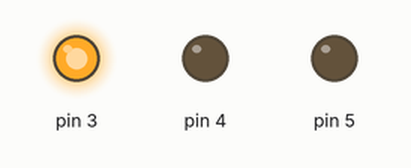
Bench run of a sketch on a simulated Arduino Uno, built with avr-gcc and run on an emulated ATmega328P. Parts: output pins drawn as LEDs (lit = HIGH).

Above: at 0.1 s.
At 1.7 s:
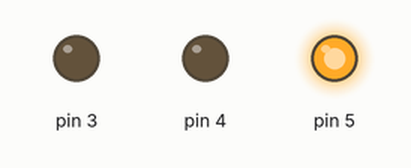
At 2.7 s:
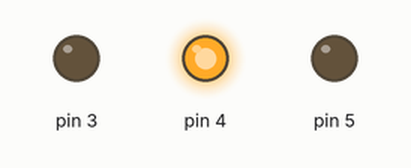
Timing chart, 0 to 3.0 s (numbered marks = the images above):
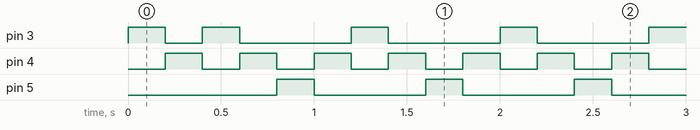

Measured:
- by itself, pin 3: goes HIGH 0.20 s, LOW 0.20 s, 161 × (HIGH 0.20 s, LOW 0.60 s), HIGH 0.20 s, then LOW
- by itself, pin 4: alternates HIGH for 0.20 s and LOW for 0.20 s
- by itself, pin 5: alternates HIGH for 0.20 s and LOW for 0.60 s

The sketch:

step1_leds_no_inner_loops.ino
```cpp
#define LED0 3
#define LED1 4
#define LED2 5

unsigned char leds[3];

void setup() {
  leds[0] = LED0;
  leds[1] = LED1;
  leds[2] = LED2;

  for (int i = 0; i < 3; i++){
    pinMode(leds[i], OUTPUT);
  }
}

int currentLedOn = 0;
int delta = 1;

void loop() {

   digitalWrite(leds[currentLedOn], HIGH);
   delay(200);
   digitalWrite(leds[currentLedOn], LOW);

   if (currentLedOn == 2 || currentLedOn == 0) {
     currentLedOn = 1;
     delta = -delta;
   } else {
     currentLedOn += delta;
   }

}
```
